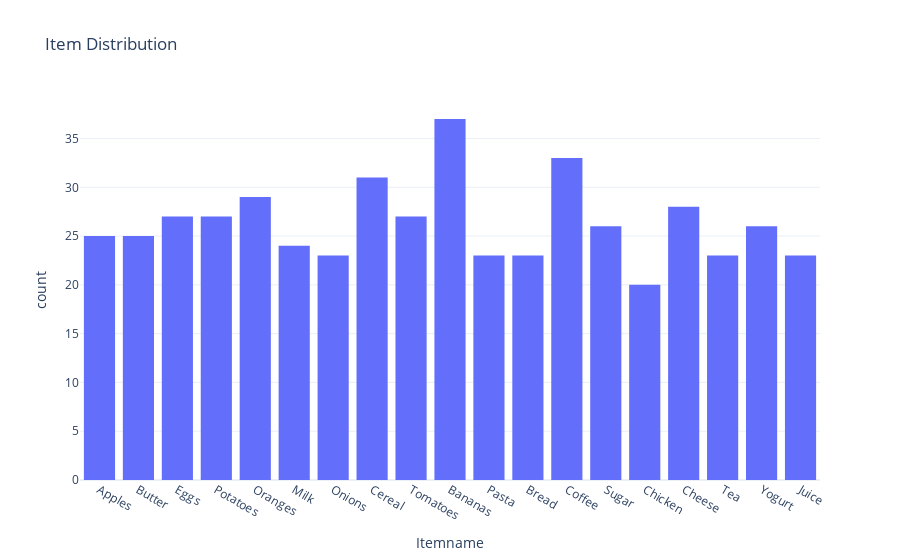

Notebook source saved alongside this figure:
### Code cell
fig = px.histogram(data, x='Itemname',
                   title='Item Distribution')
fig.show()

### Figure 1 — Plotly figure (JSON) as saved in the notebook; plotly's stock layout.template omitted (floating-point values rounded to 4 significant figures; data arrays with more than 128 entries replaced by an {"elided": "..."} marker saying what was removed)
{"data": [{"alignmentgroup": "True", "bingroup": "x", "hovertemplate": "Itemname=%{x}<br>count=%{y}<extra></extra>", "legendgroup": "", "marker": {"color": "#636efa", "pattern": {"shape": ""}}, "name": "", "offsetgroup": "", "orientation": "v", "showlegend": false, "type": "histogram", "x": {"elided": "500 str values"}, "xaxis": "x", "yaxis": "y"}], "layout": {"barmode": "relative", "legend": {"tracegroupgap": 0}, "title": {"text": "Item Distribution"}, "xaxis": {"anchor": "y", "domain": [0, 1], "title": {"text": "Itemname"}}, "yaxis": {"anchor": "x", "domain": [0, 1], "title": {"text": "count"}}}}
